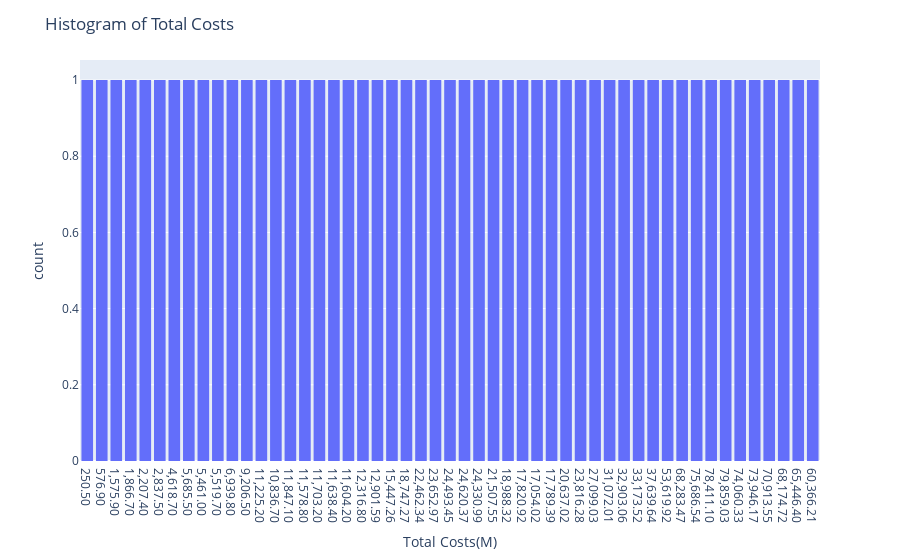

Notebook code for this chart:
### Markdown cell above
- Create a histogram of the `total_costs(m)` column

### Code cell
df = pd.read_csv(r'C:\Users\kevin\OneDrive\Desktop\Coding Temple\Week 4 (Python)\SNAP_history_1969_2019.csv')
plt = px.histogram(df, x='Total Costs(M)')
plt.update_layout(title='Histogram of Total Costs')
plt.show()

### Figure 1 — Plotly figure (JSON) as saved in the notebook; plotly's stock layout.template omitted (floating-point values rounded to 4 significant figures)
{"data": [{"alignmentgroup": "True", "bingroup": "x", "hovertemplate": "Total Costs(M)=%{x}<br>count=%{y}<extra></extra>", "legendgroup": "", "marker": {"color": "#636efa", "pattern": {"shape": ""}}, "name": "", "offsetgroup": "", "orientation": "v", "showlegend": false, "type": "histogram", "x": ["250.50", "576.90", "1,575.90", "1,866.70", "2,207.40", "2,837.50", "4,618.70", "5,685.50", "5,461.00", "5,519.70", "6,939.80", "9,206.50", "11,225.20", "10,836.70", "11,847.10", "11,578.80", "11,703.20", "11,638.40", "11,604.20", "12,316.80", "12,901.59", "15,447.26", "18,747.27", "22,462.34", "23,652.97", "24,493.45", "24,620.37", "24,330.99", "21,507.55", "18,988.32", "17,820.92", "17,054.02", "17,789.39", "20,637.02", "23,816.28", "27,099.03", "31,072.01", "32,903.06", "33,173.52", "37,639.64", "53,619.92", "68,283.47", "75,686.54", "78,411.10", "79,859.03", "74,060.33", "73,946.17", "70,913.55", "68,174.72", "65,446.40", "60,366.21"], "xaxis": "x", "yaxis": "y"}], "layout": {"barmode": "relative", "legend": {"tracegroupgap": 0}, "margin": {"t": 60}, "title": {"text": "Histogram of Total Costs"}, "xaxis": {"anchor": "y", "domain": [0, 1], "title": {"text": "Total Costs(M)"}}, "yaxis": {"anchor": "x", "domain": [0, 1], "title": {"text": "count"}}}}
